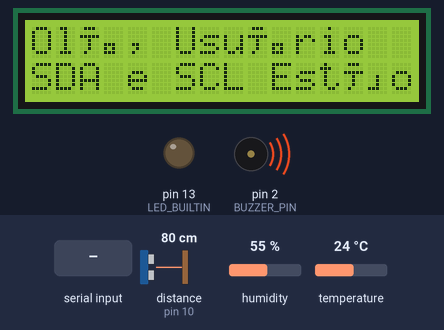
Bench run of a sketch on a simulated Arduino Uno, built with avr-gcc and run on an emulated ATmega328P. Shown: 16×2 character LCD, output pins drawn as LEDs (lit = HIGH), buzzer (waves = sounding, pin HIGH). Inputs (shaded band) come from the test bench; at power-on: distance to the obstacle (sensor on pin 10) 80 cm, humidity 55 %, temperature 24 °C. The echo pulse lasts 58.3 µs per cm; pins used as bus, display or sensor lines are not drawn; what the sketch prints to the serial monitor is not drawn.

Above: at 3.2 s.
3.3 s: "LED_ON\n" received over Serial
At 4.5 s:
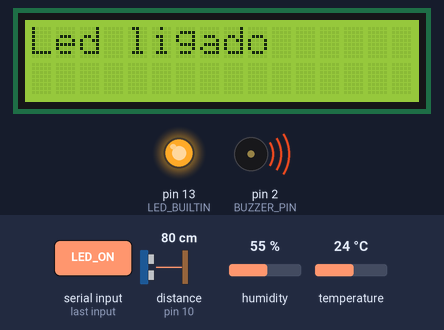
4.8 s: "LED_OFF\n" received over Serial
At 6.0 s:
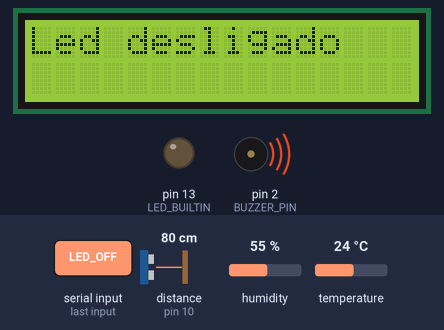
6.3 s: "READ_TEMP\n" received over Serial
At 7.8 s:
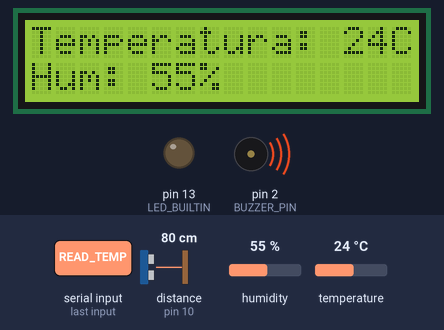
8.3 s: "READ_DIST\n" received over Serial
At 8.9 s:
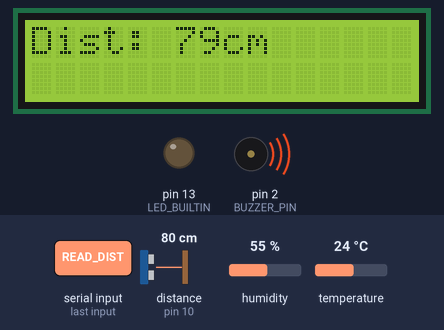
9.8 s: "DISPLAY_TEXT\n" received over Serial
At 11.0 s:
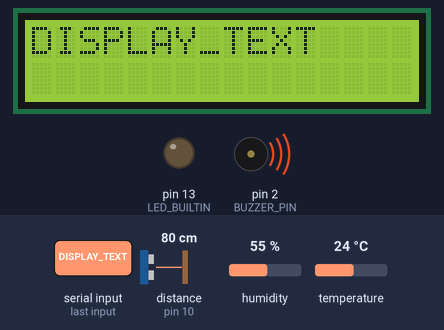
11.3 s: "BUZZER_ON\n" received over Serial
At 12.4 s:
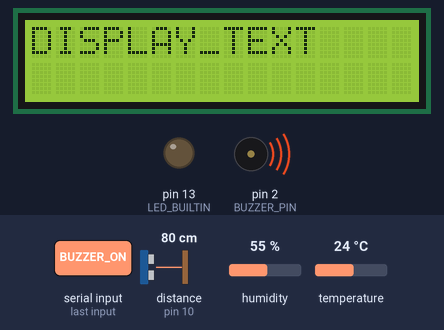
Timing chart, 0 to 13.8 s (numbered marks = the images above; inputs shaded):
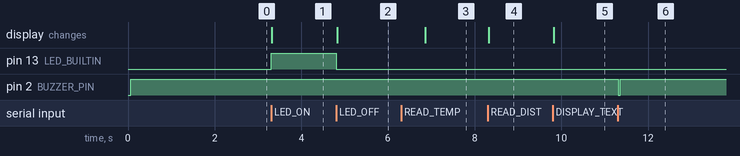

The sketch:

ArduinoTesteTela.ino
```cpp
#include <DHT11.h> // Johnathan Zurita DHT11_Sensor (SDA - A4 / SCL - A5)
#include <Wire.h>
#include <LiquidCrystal_I2C.h>

const byte BUZZER_PIN = 2;
const int TRIGGER_PIN = 9;
const int ECHO_PIN = 10;

long duration;
int distance;

LiquidCrystal_I2C lcd(0x27, 16, 2);

void setup() {
  lcd.init();
  lcd.backlight();
  Serial.begin(9600);
  pinMode(TRIGGER_PIN, OUTPUT);
  pinMode(ECHO_PIN, INPUT);
  pinMode(BUZZER_PIN, OUTPUT);
  pinMode(LED_BUILTIN, OUTPUT);
  digitalWrite(BUZZER_PIN, HIGH);

  // Testar a tela LCD
  lcd.setCursor(0, 0);
  lcd.print("Olá, Usuário");
  lcd.setCursor(0, 1);
  lcd.print("SDA e SCL Estão ok!");

  delay(2000);
}

void loop() {

    int temperature = 0;
    int humidity = 0;
    DHT11 dht11(4); // Pino 4.
  if (Serial.available() > 0) {
      String payload = Serial.readStringUntil('\n');
      int separador = payload.indexOf(':');
      String command = payload.substring(0, separador);
      command.trim(); // Remove sufixos '\r' ou espaços

    if (command == "LED_ON") {
      lcd.clear();
      digitalWrite(LED_BUILTIN, HIGH);
      lcd.print("Led ligado");
      Serial.println("LED ON");
    } else if (command == "LED_OFF") {
      lcd.clear();
      digitalWrite(LED_BUILTIN, LOW);
      lcd.print("Led desligado");
      Serial.println("LED OFF");
    }

    if (command == "DISPLAY_TEXT") {
      lcd.clear();
      String txt = payload.substring(separador + 1);
      lcd.print(txt);
    }

    if (command == "BUZZER_ON") {
      digitalWrite(BUZZER_PIN, LOW);
      delay(50);
      digitalWrite(BUZZER_PIN, HIGH);
      Serial.println("BUZZER ON");
    }

    if (command == "READ_TEMP") {
      int result = dht11.readTemperatureHumidity(temperature, humidity);
      lcd.clear();
      lcd.setCursor(0, 0); // Cursor para temperatura
      Serial.print("Temp: ");
      Serial.print(temperature);
      Serial.print("ºC & ");
      lcd.print("Temperatura: ");
      lcd.print(temperature);
      lcd.print("C");
      lcd.setCursor(0, 1); // Cursor para humidade.
      lcd.print("Hum: ");
      lcd.print(humidity);
      lcd.print("%");
      Serial.print("Humidade do Ar: ");
      Serial.print(humidity);
      Serial.println("%");
    }

    if (command == "READ_DIST") {
      lcd.clear();
      digitalWrite(TRIGGER_PIN, LOW);
      delayMicroseconds(2);
      digitalWrite(TRIGGER_PIN, HIGH);
      delayMicroseconds(10);
      digitalWrite(TRIGGER_PIN, LOW);
      duration = pulseIn(ECHO_PIN, HIGH);
      distance = duration * 0.034 / 2;  // compensa pela velocidade do som.
      lcd.print("Dist: ");
      lcd.print(distance);
      lcd.print("cm");
      Serial.print("Distância: ");
      Serial.print(distance);
      Serial.println(" cm");
    }

  }
}
```

Measured:
- after the input at 3.3 s, pin 13 (LED_BUILTIN): LOW → HIGH at once; the display: changes at once (image 1)
- after the input at 4.8 s, pin 13 (LED_BUILTIN): HIGH → LOW at once; the display: changes at once (image 2)
- after the input at 6.3 s, the display: changes after 0.56 s (image 3)
- after the input at 8.3 s, the display: changes at once (image 4)
- after the input at 9.8 s, the display: changes at once (image 5)
- after the input at 11.3 s, pin 2 (BUZZER_PIN): HIGH → LOW at once, → HIGH 0.05 s later
